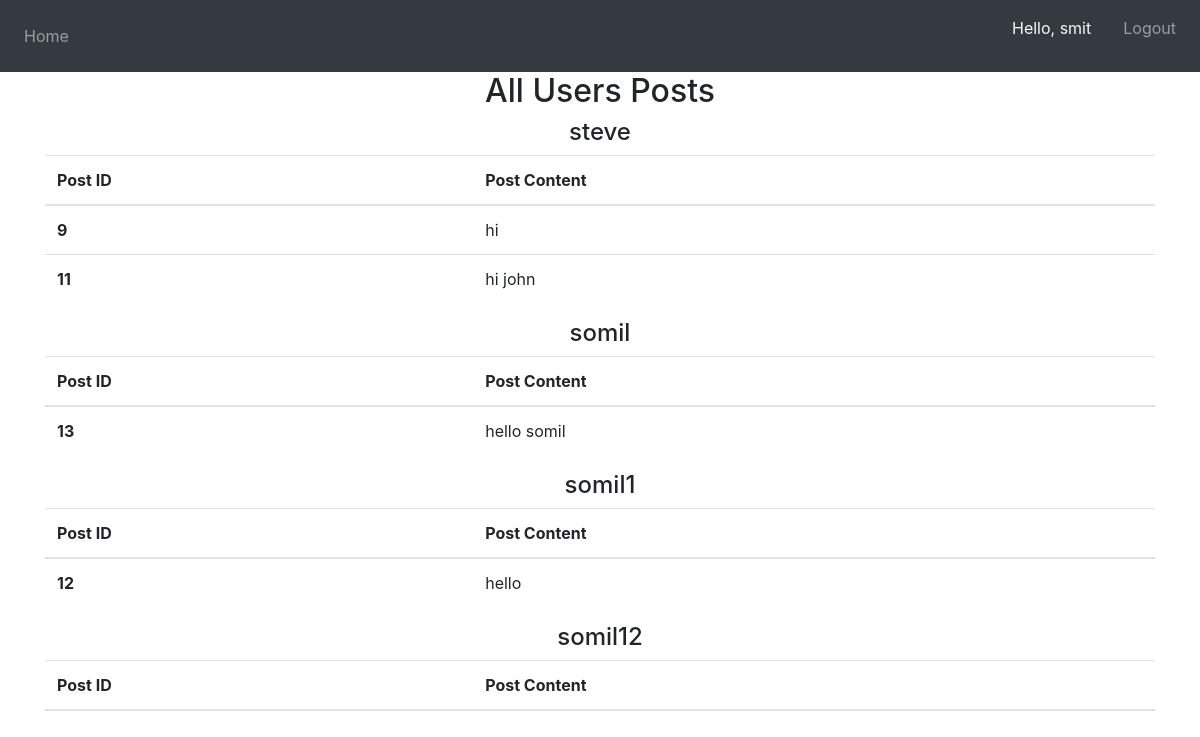
Page /adminhome/1 (signed in) on the committed database.
### website/models.py (models this page shows, shortened)
class NoteUser(models.Model):
    user = models.OneToOneField(User, null=True, on_delete=models.CASCADE)
    name = models.CharField(max_length=200, null=True)
    email = models.EmailField(max_length=200, null=True)
    date_created = models.DateField(auto_now_add=True, null=True)
    login_attempts = models.IntegerField(default=0)
    last_login_attempt = models.DateTimeField(null=True, blank=True)
    blocked_until = models.DateTimeField(null=True, blank=True)
    blocked_ip_address = models.GenericIPAddressField(null=True, blank=True)

class Note(models.Model):
    data = models.TextField(max_length=1000000)
    date = models.DateField(auto_now_add=True, null=True)
    user = models.ForeignKey(NoteUser, null=True, on_delete=models.SET_NULL)

### website/decorator.py (the view)
        def wrpper_func(request, *args, **kwargs):
            group = None
            if request.user.groups.exists():
                group = request.user.groups.all()[0].name
            if group in allowed_roles:
                return view_func(request, *args, **kwargs)
            else:
                return redirect('home')

### website/decorator.py (called while the page is built)
def allowed_users(allowed_roles= []):
    def decorator(view_func):
        def wrpper_func(request, *args, **kwargs):
            group = None
            if request.user.groups.exists():
                group = request.user.groups.all()[0].name
            if group in allowed_roles:
                return view_func(request, *args, **kwargs)
            else:
                return redirect('home')
        return wrpper_func
    return decorator

### website/views.py (called while the page is built)
@login_required(login_url='login')
@allowed_users(allowed_roles=['admin'])
def adminhomepage(request, pk):
    users = NoteUser.objects.all()
    user_data = []
    for user in users:
        user_posts = Note.objects.filter(user=user)
        user_data.append({
            'user': user,
            'posts': user_posts,
        })
    return render(request, "adminhome.html", context={'user_data': user_data})

### website/templates/adminhome.html (shortened to what this page needs)
{% extends "base.html" %}
{% block content %}
<div align="center">
    <h2>All Users Posts</h1>
</div>
{% for user_data_entry in user_data %}
    <div align="center">
        <h4>{{ user_data_entry.user.name }}</h2>
        <table class="table">
            <thead>
                <tr>
                    <th scope="col">Post ID</th>
                    <th scope="col">Post Content</th>
                </tr>
            </thead>
            <tbody>
                {% for post in user_data_entry.posts %}
                    <tr>
                        <th scope="row">{{ post.id }}</th>
                        <td>{{ post.data }}</td>
                    </tr>
                {% endfor %}
            </tbody>
        </table>
    </div>
{% endfor %}
{% endblock %}

### website/templates/base.html (shortened to what this page needs)
<!DOCTYPE html>
<html lang="en">
    <head>
        <link
            rel="stylesheet"
            href="https://stackpath.bootstrapcdn.com/bootstrap/4.4.1/css/bootstrap.min.css"
        />
        <link
            rel="stylesheet"
            href="https://stackpath.bootstrapcdn.com/font-awesome/4.7.0/css/font-awesome.min.css"
        />
    </head>
    <body>
        <nav class="navbar navbar-expand-lg navbar-dark bg-dark">
            {% load static %}
            <div class="collapse navbar-collapse" id="navbar">
                <div class="navbar-nav mr-auto">
                    {% if request.user.is_authenticated  %}
                        <a class="nav-item nav-link" id="home" href="">Home</a>
                    {% else %}
                        <a class="nav-item nav-link" id="login" href="{% url 'login' %}">Login</a>
                        <a class="nav-item nav-link" id="signUp" href="{% url 'signup' %}">Sign Up</a>
                    {% endif %}
                </div>
                <div class="navbar-nav ml-auto">
                    {% if request.user.is_authenticated %}
                        <p class="nav-item nav-link text-light mr-3">Hello, <span>{{ request.user.username }}</span></p>
                        <a class="nav-item nav-link" id="logout" href="{% url 'logout' %}">Logout</a>
                    {% endif %}
                </div>
            </div>
        </nav>
        <div class="container">
            {% block content %}
            {% endblock %}
        </div>
    </body>
</html>

### rows in the picture
NoteUser: user.name "steve"
Note: id "9", data "hi"
Note: id "11", data "hi john"
NoteUser: user.name "somil"
Note: id "13", data "hello somil"
NoteUser: user.name "somil1"
Note: id "12", data "hello"
NoteUser: user.name "somil12"

### other values in the picture
{{ request.user.username }} "smit"
